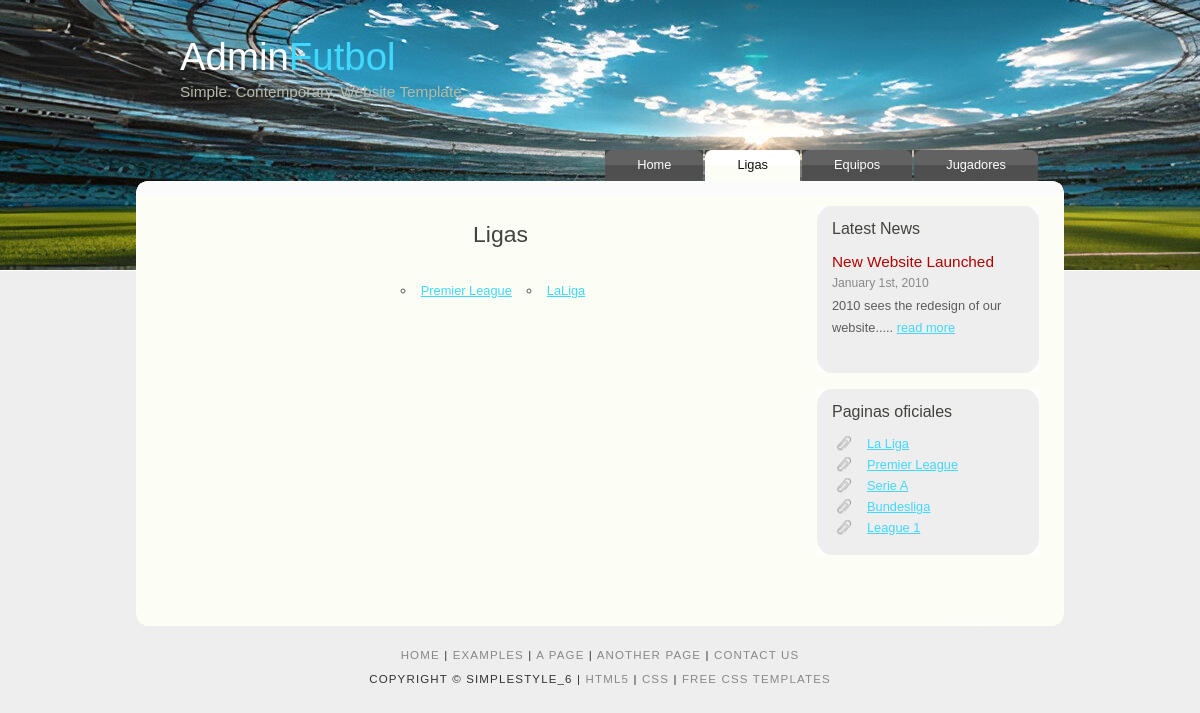
The app's page /ligaAPP/listadoDeLigas/, older data.
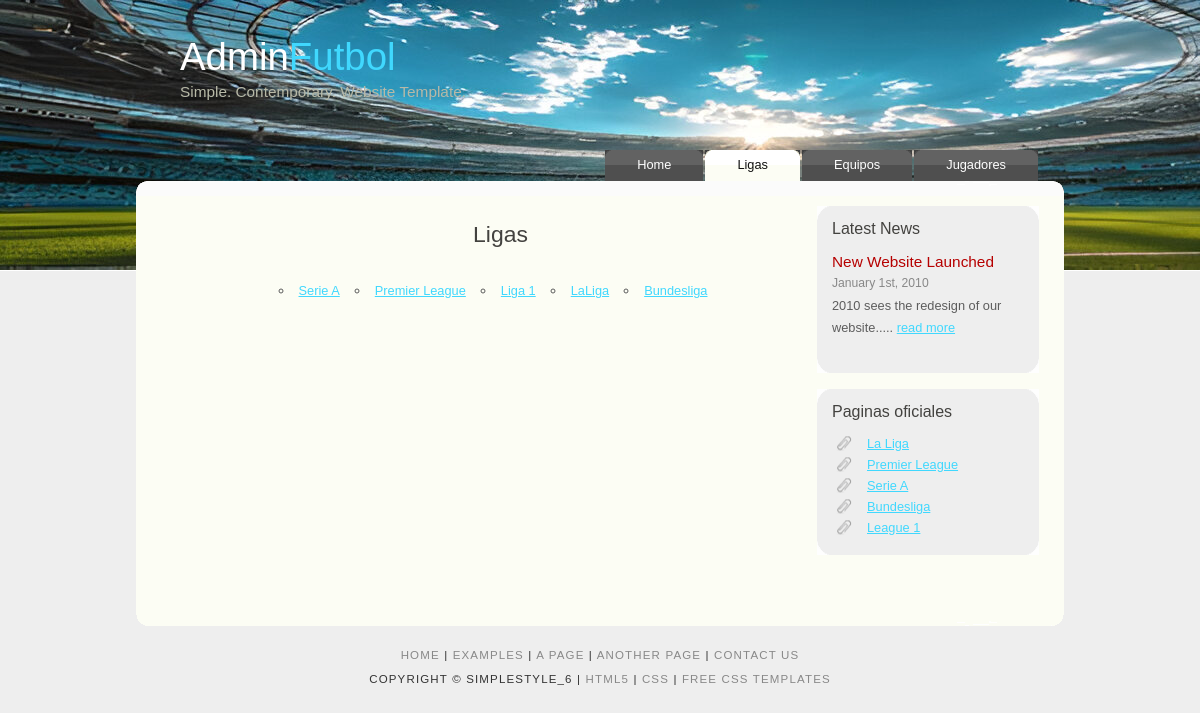
The same page, newer data.
### ligaAPP/models.py (models this page shows, shortened)
class Liga(models.Model):
    nombre = models.CharField(max_length=50)
    pais = models.CharField(max_length=50)
    anio = models.DateField()
    maximoGoleadorLiga = models.CharField(max_length=25)
    maximoAsistenteLiga = models.CharField(max_length=50)
    presidenteLiga = models.CharField(max_length=50)
    imagenLiga = models.URLField(max_length=600, null= True, blank=True)

### ligaAPP/views.py (the view)
# urls.py: path('listadoDeLigas/', listaLigas.as_view(), name='listaLigas'),
class listaLigas(ListView):
    model= Liga
    template_name= 'listaLigas.html'
    context_object_name = 'listaLigas'
    queryset = Liga.objects.order_by('-nombre')

### ligaAPP/templates/listaLigas.html (shortened to what this page needs)
{% load static %}
<!DOCTYPE HTML>
<html>
<head>
  <link rel="stylesheet" href="{% static 'style.css' %}"/>
</head>
<body>
  <div id="main">
    <div id="header">
      <div id="logo">
        <div id="logo_text">
          <h1><a href="{% url 'index' %}">Admin<span class="logo_colour">Futbol</span></a></h1>
          <h2>Simple. Contemporary. Website Template.</h2>
        </div>
      </div>
      <div id="menubar">
        <ul id="menu">
          <li><a href="{% url 'index' %}">Home</a></li>
          <li class="selected"><a href="{% url 'listaLigas' %}">Ligas</a></li>
          <li><a href="{% url 'listaEquipos' %}">Equipos</a></li>
          <li><a href="{% url 'listaJugadores' %}">Jugadores</a></li>
        </ul>
      </div>
    </div>
    <div id="content_header"></div>
    <div id="site_content">
      <div id="sidebar_container">
        <div class="sidebar">
          <div class="sidebar_top"></div>
          <div class="sidebar_item">
            <h3>Latest News</h3>
            <h4>New Website Launched</h4>
            <h5>January 1st, 2010</h5>
            <p>2010 sees the redesign of our website.....&nbsp;<a href="#">read more</a></p>
          </div>
          <div class="sidebar_base"></div>
        </div>
        <div class="sidebar">
          <div class="sidebar_top"></div>
          <div class="sidebar_item">
            <h3>Paginas oficiales</h3>
            <ul>
              <li><a href="https://www.laliga.com/es-GB">La Liga</a></li>
              <li><a href="https://www.premierleague.com/">Premier League</a></li>
              <li><a href="https://www.legaseriea.it/en">Serie A</a></li>
              <li><a href="https://www.bundesliga.com/es/bundesliga">Bundesliga</a></li>
              <li><a href="https://ligue1.com/">League 1 </a></li>
            </ul>
          </div>
          <div class="sidebar_base"></div>
        </div>
      </div>
      <div id="content">
        <h1>Ligas</h1>
        <ul>
            {% for liga in listaLigas %}
                <li>
                    <a href="{% url 'detalleLiga' liga.id %}">
                        {{ liga.nombre }}
                    </a>
                </li>
            {% empty %}
                <li>No hay ligas registradas.</li>
            {% endfor %}
        </ul>
      </div>
    </div>
    <div id="content_footer"></div>
    <div id="footer">
      <p><a href="index.html">Home</a> | <a href="examples.html">Examples</a> | <a href="page.html">A Page</a> | <a href="another_page.html">Another Page</a> | <a href="contact.html">Contact Us</a></p>
      <p>Copyright &copy; simplestyle_6 | <a href="http://validator.w3.org/check?uri=referer">HTML5</a> | <a href="http://jigsaw.w3.org/css-validator/check/referer">CSS</a> | <a href="http://www.html5webtemplates.co.uk">Free CSS Templates</a></p>
    </div>
    <p>&nbsp;</p>
  </div>
</body>
</html>

Row changes from the older to the newer data that the page shows:
added Liga: nombre "Serie A"
added Liga: nombre "Liga 1"
added Liga: nombre "Bundesliga"
